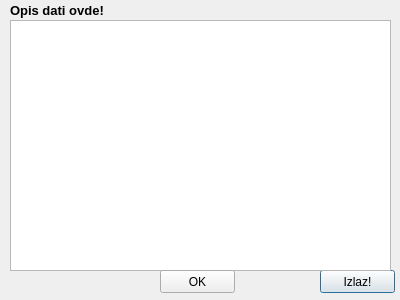
<?xml version="1.0" encoding="UTF-8"?>
<ui version="4.0">
 <class>RTGNalaz</class>
 <widget class="QDialog" name="RTGNalaz">
  <property name="geometry">
   <rect>
    <x>0</x>
    <y>0</y>
    <width>400</width>
    <height>300</height>
   </rect>
  </property>
  <property name="windowTitle">
   <string>RTG Nalaz</string>
  </property>
  <widget class="QPushButton" name="rtgIzlaz">
   <property name="geometry">
    <rect>
     <x>320</x>
     <y>270</y>
     <width>75</width>
     <height>23</height>
    </rect>
   </property>
   <property name="text">
    <string>Izlaz!</string>
   </property>
  </widget>
  <widget class="QPlainTextEdit" name="rtgDialogText">
   <property name="geometry">
    <rect>
     <x>10</x>
     <y>20</y>
     <width>381</width>
     <height>251</height>
    </rect>
   </property>
  </widget>
  <widget class="QLabel" name="label_2">
   <property name="geometry">
    <rect>
     <x>10</x>
     <y>0</y>
     <width>261</width>
     <height>21</height>
    </rect>
   </property>
   <property name="font">
    <font>
     <pointsize>10</pointsize>
     <weight>75</weight>
     <bold>true</bold>
    </font>
   </property>
   <property name="text">
    <string>Opis dati ovde!</string>
   </property>
  </widget>
  <widget class="QPushButton" name="rtgOKButton">
   <property name="geometry">
    <rect>
     <x>160</x>
     <y>270</y>
     <width>75</width>
     <height>23</height>
    </rect>
   </property>
   <property name="text">
    <string>OK</string>
   </property>
  </widget>
 </widget>
 <resources/>
 <connections/>
</ui>
